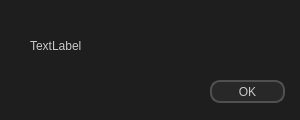
<?xml version="1.0" encoding="UTF-8"?>
<ui version="4.0">
 <class>Dialog</class>
 <widget class="QDialog" name="Dialog">
  <property name="geometry">
   <rect>
    <x>0</x>
    <y>0</y>
    <width>300</width>
    <height>120</height>
   </rect>
  </property>
  <property name="minimumSize">
   <size>
    <width>300</width>
    <height>120</height>
   </size>
  </property>
  <property name="maximumSize">
   <size>
    <width>300</width>
    <height>120</height>
   </size>
  </property>
  <property name="windowTitle">
   <string>Dialog</string>
  </property>
  <property name="styleSheet">
   <string notr="true">QWidget {
background-color: rgb(30, 30, 30)

}
QLabel{
color: rgb(200, 200, 200);
background-color:rgba(0, 0, 0, 0)
}

QPushButton {
background-color:rgb(40, 40, 40);
color: rgb(200, 200, 200);
border: 2px solid rgb(80, 80, 80);
border-radius: 10px;
padding: 1px;
}
QPushButton:hover {
background-color:rgb(20, 115, 230);
	color: rgb(200, 200, 200);
border: 1px solid rgb(20, 115, 230);
}
QPushButton:pressed {
background-color:rgb(18, 100, 200);
color: rgb(200, 200, 200);
border: 1px solid rgb(18, 100, 200);
}

QLineEdit{
background-color:rgb(30, 30, 30);
color: rgb(200, 200, 200);
border: 2px solid rgb(20, 115, 230);
border-radius: 10px;
padding: 1px;
}

QProgressBar {
background-color:rgb(30, 30, 30);
border: 2px solid rgb(80, 80, 80);
border-radius: 6px;
color:rgb(200, 200, 200);
text-align: center;
}
QProgressBar::chunk {
background-color:rgb(20, 115, 230);
border: 2px solid rgb(20, 115, 230);
border-radius: 1px;
}</string>
  </property>
  <widget class="QLabel" name="text">
   <property name="geometry">
    <rect>
     <x>30</x>
     <y>20</y>
     <width>241</width>
     <height>51</height>
    </rect>
   </property>
   <property name="styleSheet">
    <string notr="true"/>
   </property>
   <property name="text">
    <string>TextLabel</string>
   </property>
  </widget>
  <widget class="QPushButton" name="btn_ok">
   <property name="geometry">
    <rect>
     <x>210</x>
     <y>80</y>
     <width>75</width>
     <height>23</height>
    </rect>
   </property>
   <property name="styleSheet">
    <string notr="true"/>
   </property>
   <property name="text">
    <string>OK</string>
   </property>
  </widget>
 </widget>
 <resources/>
 <connections/>
</ui>
